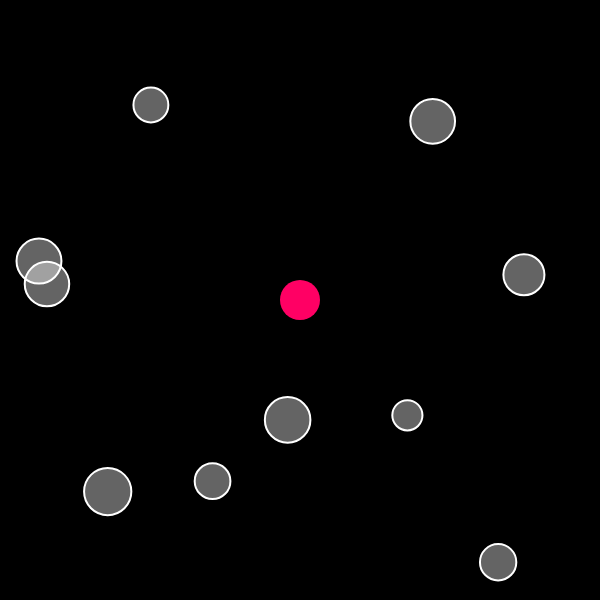
Frame 1 (no input)
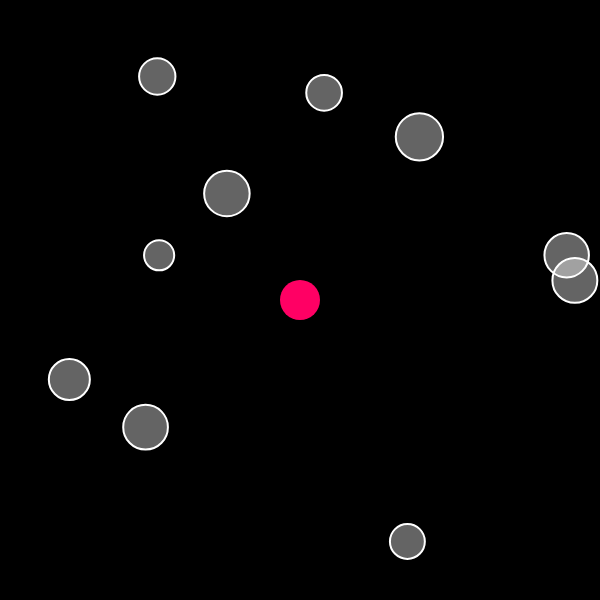
Frame 60 (no input)
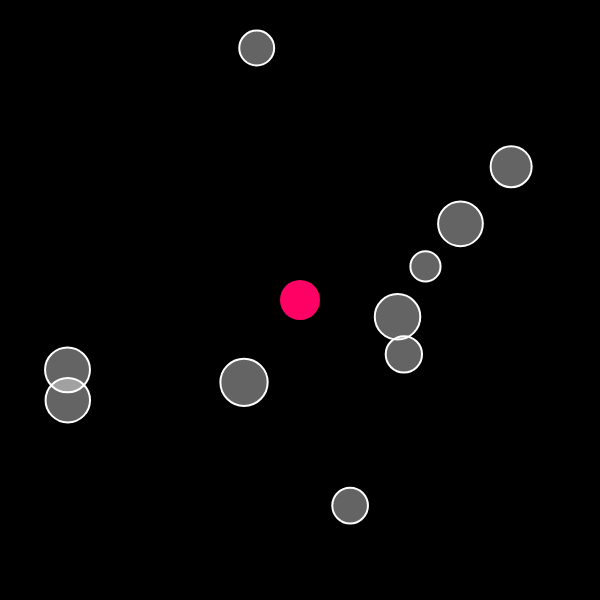
Frame 120 (the mouse pressed at the canvas centre since frame 60)

The p5.js sketch that drew these frames (run headless with seeded random() and noise() and a simulated clock; from frame 60 on, the mouse is pressed at the canvas centre):

// p5.js sketch
// ── sketch.js
// Gravitational Attraction
// The Nature of Code
// The Coding Train / Daniel Shiffman
// https://youtu.be/EpgB3cNhKPM
// https://thecodingtrain.com/learning/nature-of-code/2.5-gravitational-attraction.html
// https://editor.p5js.org/codingtrain/sketches/MkLraatd

let movers = [];
let attractor;

function setup() {
  createCanvas(600, 600);
  for (let i = 0; i < 10; i++) {
    let x = random(width);
    let y = random(height);
    let m = random(50, 150);
    movers[i] = new Mover(x, y, m);
  }
  attractor = new Attractor(width / 2, height / 2, 100);
  background(0);
}

function draw() {
  background(0);
  for (let mover of movers) {
    mover.update();
    mover.show();
    attractor.attract(mover);
  }
  if (mouseIsPressed) {
    attractor.pos.x = mouseX;
    attractor.pos.y = mouseY;
  }
  attractor.show();
}
// ── attractor.js
// Gravitational Attraction
// The Nature of Code
// The Coding Train / Daniel Shiffman
// https://youtu.be/EpgB3cNhKPM
// https://thecodingtrain.com/learning/nature-of-code/2.5-gravitational-attraction.html
// https://editor.p5js.org/codingtrain/sketches/MkLraatd

class Attractor {
    constructor(x, y, m) {
      this.pos = createVector(x, y);
      this.mass = m;
      this.r = sqrt(this.mass) * 2;
    }
  
    attract(mover) {
      let force = p5.Vector.sub(this.pos, mover.pos);
      let distanceSq = constrain(force.magSq(), 100, 1000);
      let G = 5;
      let strength = (G * (this.mass * mover.mass)) / distanceSq;
      force.setMag(strength);
      mover.applyForce(force);
    }
  
    show() {
      noStroke();
      fill(255, 0, 100);
      ellipse(this.pos.x, this.pos.y, this.r * 2);
    }
  }
// ── mover.js

// Gravitational Attraction
// The Nature of Code
// The Coding Train / Daniel Shiffman
// https://youtu.be/EpgB3cNhKPM
// https://thecodingtrain.com/learning/nature-of-code/2.5-gravitational-attraction.html
// https://editor.p5js.org/codingtrain/sketches/MkLraatd

class Mover {
    constructor(x, y, m) {
      this.pos = createVector(x, y);
      this.vel = p5.Vector.random2D();
      this.vel.mult(5);
      this.acc = createVector(0, 0);
      this.mass = m;
      this.r = sqrt(this.mass) * 2;
    }
  
    applyForce(force) {
      let f = p5.Vector.div(force, this.mass);
      this.acc.add(f);
    }
  
    update() {
      this.vel.add(this.acc);
      this.pos.add(this.vel);
      this.acc.set(0, 0);
    }
  
    show() {
      stroke(255);
      strokeWeight(2);
      fill(255, 100);
      ellipse(this.pos.x, this.pos.y, this.r * 2);
    }
  }
